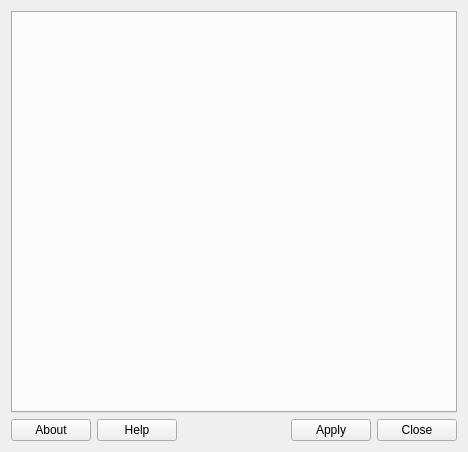
<?xml version="1.0" encoding="UTF-8"?>
<ui version="4.0">
 <class>Window</class>
 <widget class="QWidget" name="Window">
  <property name="geometry">
   <rect>
    <x>0</x>
    <y>0</y>
    <width>468</width>
    <height>452</height>
   </rect>
  </property>
  <property name="sizePolicy">
   <sizepolicy hsizetype="Expanding" vsizetype="Expanding">
    <horstretch>0</horstretch>
    <verstretch>0</verstretch>
   </sizepolicy>
  </property>
  <property name="windowTitle">
   <string notr="true">Window</string>
  </property>
  <property name="windowIcon">
   <iconset theme="preferences-system"/>
  </property>
  <layout class="QVBoxLayout" name="verticalLayout">
   <item>
    <widget class="QTabWidget" name="tabWidget_Tabs"/>
   </item>
   <item>
    <layout class="QHBoxLayout" name="horizontalLayout">
     <item>
      <widget class="QPushButton" name="pushButton_About">
       <property name="text">
        <string>About</string>
       </property>
       <property name="icon">
        <iconset theme="help-about"/>
       </property>
      </widget>
     </item>
     <item>
      <widget class="QPushButton" name="pushButton_Help">
       <property name="text">
        <string>Help</string>
       </property>
       <property name="icon">
        <iconset theme="help"/>
       </property>
      </widget>
     </item>
     <item>
      <spacer name="horizontalSpacer_2">
       <property name="orientation">
        <enum>Qt::Horizontal</enum>
       </property>
       <property name="sizeHint" stdset="0">
        <size>
         <width>40</width>
         <height>20</height>
        </size>
       </property>
      </spacer>
     </item>
     <item>
      <widget class="QLabel" name="label">
       <property name="sizePolicy">
        <sizepolicy hsizetype="Minimum" vsizetype="Minimum">
         <horstretch>0</horstretch>
         <verstretch>0</verstretch>
        </sizepolicy>
       </property>
       <property name="maximumSize">
        <size>
         <width>32</width>
         <height>32</height>
        </size>
       </property>
       <property name="text">
        <string/>
       </property>
       <property name="pixmap">
        <pixmap resource="resource.qrc">:/logo.svg</pixmap>
       </property>
       <property name="scaledContents">
        <bool>true</bool>
       </property>
       <property name="alignment">
        <set>Qt::AlignCenter</set>
       </property>
      </widget>
     </item>
     <item>
      <spacer name="horizontalSpacer">
       <property name="orientation">
        <enum>Qt::Horizontal</enum>
       </property>
       <property name="sizeHint" stdset="0">
        <size>
         <width>40</width>
         <height>20</height>
        </size>
       </property>
      </spacer>
     </item>
     <item>
      <widget class="QPushButton" name="pushButton_Apply">
       <property name="toolTip">
        <string>&lt;html&gt;&lt;head/&gt;&lt;body&gt;&lt;p&gt;Applies Changes.&lt;/p&gt;&lt;/body&gt;&lt;/html&gt;</string>
       </property>
       <property name="text">
        <string>Apply</string>
       </property>
       <property name="icon">
        <iconset theme="document-save"/>
       </property>
      </widget>
     </item>
     <item>
      <widget class="QPushButton" name="pushButton_Close">
       <property name="toolTip">
        <string>&lt;html&gt;&lt;head/&gt;&lt;body&gt;&lt;p&gt;Closes the application.&lt;/p&gt;&lt;/body&gt;&lt;/html&gt;</string>
       </property>
       <property name="text">
        <string>Close</string>
       </property>
       <property name="icon">
        <iconset theme="window-close"/>
       </property>
      </widget>
     </item>
    </layout>
   </item>
  </layout>
 </widget>
 <layoutdefault spacing="6" margin="11"/>
 <resources>
  <include location="resource.qrc"/>
 </resources>
 <connections/>
</ui>
